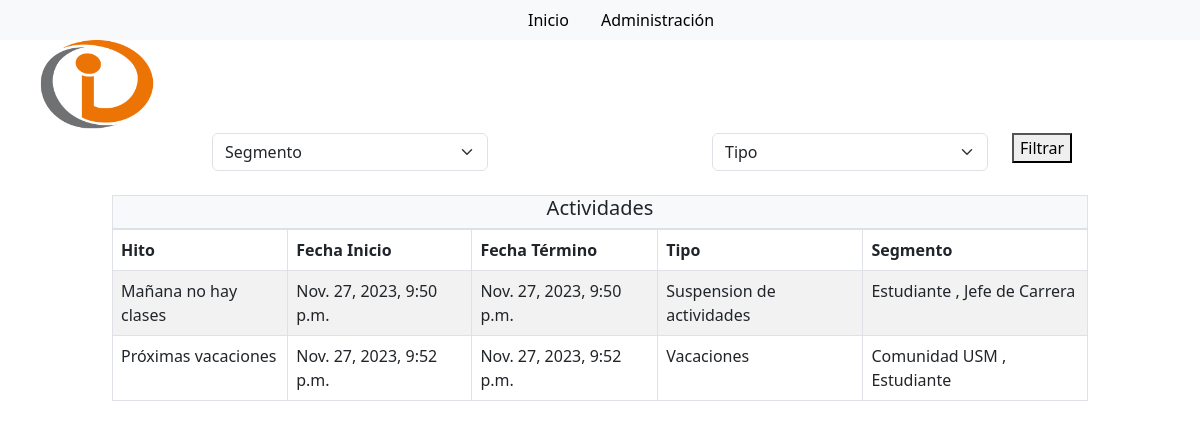
Before: / with the older database file.
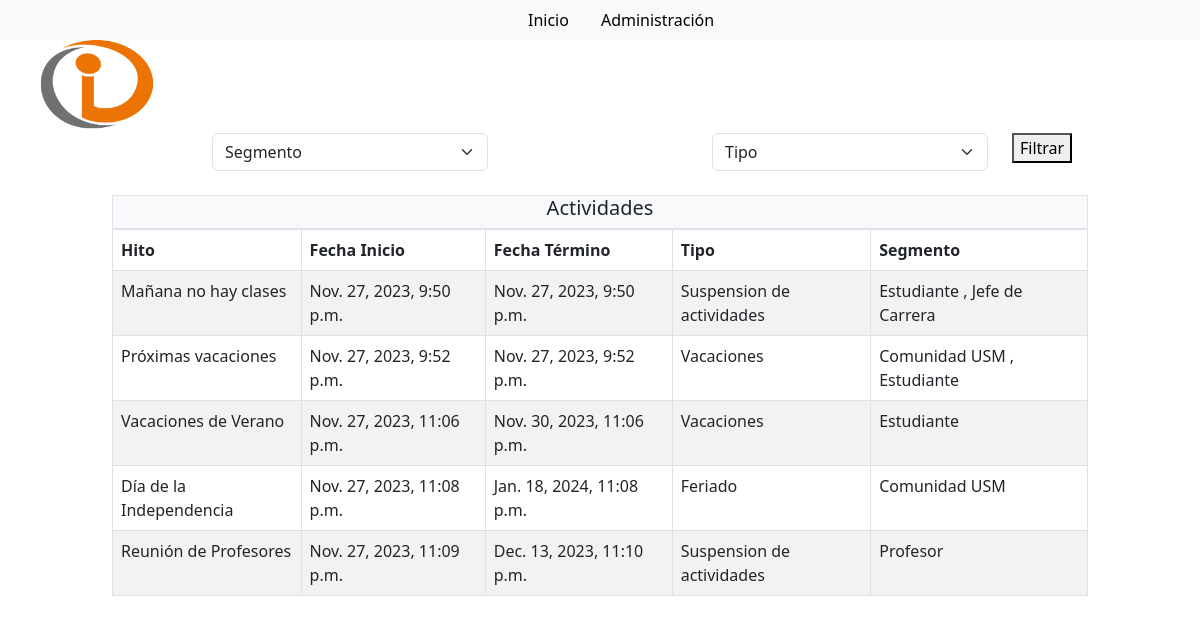
After: the same page with the newer database file.
### core/models.py (models this page shows, shortened)
class Evento(models.Model):
    fecha_inicio = models.DateTimeField(auto_now_add=False)
    fecha_termino = models.DateTimeField(auto_now_add=False)
    Titulo = models.CharField(max_length=55)
    Descripcion = models.CharField(max_length=105)
    TIPO_CHOICES = [
        ('V', 'Vacaciones'),
        ('F', 'Feriado'),
        ('S_A', 'Suspension de actividades'),
        ('S_A_PM', 'Suspension de actividades (PM)'),
        ('P', 'Periodo Lectivo'),
        ('S_E', 'Suspension de evaluaciones'),
        ('C', 'Ceremonia'),
        ('E', 'EDDA'),
        ('A', 'Ayudantias'),
        ('H', 'Hito Academico'),
        ('S', 'Secretaria Academica'),
        ('Q', 'QAI'),
    ]
    Tipo = models.CharField(max_length=30, choices=TIPO_CHOICES)
    Segmento = models.ManyToManyField(Segmento, related_name='eventos')

class Segmento(models.Model):
    SEGMENTO_CHOICES = [
        ('Comunidad USM', 'Comunidad USM'),
        ('Estudiante', 'Estudiante'),
        ('Profesor', 'Profesor'),
        ('Jefe de Carrera', 'Jefe de Carrera'),
    ]
    nombre = models.CharField(max_length=35, choices=SEGMENTO_CHOICES)

### core/views.py (the view, shortened to what this page needs)
# urls.py: path('', views.index, name='home'),
def index(request):
    title = ""
    eventos = Evento.objects.all()
    form = EventoFilter(request.GET)
    data = {
        "title": title,
        'segmentos_totales': Segmento.objects.count(),
        'segmentos': Segmento.objects.all(),
        'tipos': Evento.TIPO_CHOICES,
        'eventos': eventos,
        'form': form
    }
    return render(request, 'base.html', data)

### core/forms.py
class EventoFilter(forms.ModelForm):
    class Meta:
        model = Evento
        fields = ['Segmento', 'Tipo']
    Segmento = forms.ModelMultipleChoiceField(
        queryset=Segmento.objects.all(),
        widget=forms.CheckboxSelectMultiple,
    )
    Tipo = forms.ChoiceField(choices=Evento.TIPO_CHOICES, required=False)

### core/templates/base.html (shortened to what this page needs)
{% load static %}
<!DOCTYPE html>
<html lang="en">
<head>
    <link rel="stylesheet" href="{% static 'core/css/bootstrap.css' %}"/>
    <link rel="stylesheet" href="{% static 'core/css/estilos.css' %}"/>
</head>
<body>
    <div class="container-fluid">
        <div class="row">
            <div class="col-xl-5 d-none d-xl-block d-xxl-none bg-light"></div>
            <div class="col-xl-7 d-none d-xl-block d-xxl-none bg-light">
                <nav id="navbar">
                    <ul class="nav">
                        <li class="nav-item">
                            <a class="nav-link" style="color: black" href="#">Inicio</a>
                        </li>
                        <li class="nav-item">
                            <a class="nav-link" style="color: black" href="admin/">Administración</a>
                        </li>
                    </ul>
                </nav>
            </div>
        </div>
        <form method="get" action="{% url 'home' %}">
            <div class="row">
                <div class="col-2">
                    <img class="img-fluid" src="{%static 'core\logo_INF.png' %}" alt="Logo Departamento Informática">
                </div>
            </div>
            <div class="row">
                <div class="col-2"></div>
                <div class="col-3">
                    <select class="form-select" name="segmento" aria-label="Default select example">
                        <option selected>Segmento</option>
                    </select>
                </div>
                <div class="col-2"></div>
                <div class="col-3">
                    <select class="form-select" name="tipo" aria-label="Default select example">
                        <option selected>Tipo</option>
                    </select>
                </div>
                <div class="col-2"><button type="submit">Filtrar</button> </div>
            </div> <br>
            <div class="row">
                <div class="col-1"></div>
                <div class="col-10">
                    <div class="text-center border bg-light">
                        <h5>Actividades</h5>
                    </div>
                    <table class="table table-bordered table-striped table-hover">
                        <thead>
                            <tr>
                                <th scope="col">Hito</th>
                                <th scope="col">Fecha Inicio</th>
                                <th scope="col">Fecha Término</th>
                                <th scope="col">Tipo</th>
                                <th scope="col">Segmento</th>
                            </tr>
                        </thead>
                        <tbody>
                            {% for evento in eventos %}
                                <tr>
                                    <td>{{ evento.Titulo }}</td>
                                    <td>{{ evento.fecha_inicio }}</td>
                                    <td>{{ evento.fecha_termino }}</td>
                                    <td>
                                      {{ evento.get_Tipo_display }}
                                    </td>
                                    <td>
                                      {% for segmento in evento.Segmento.all %}
                                          {{ segmento.nombre }}
                                          {% if not forloop.last %}, {% endif %}
                                      {% endfor %}
                                    </td>
                                </tr>
                            {% endfor %}
                        </tbody>
                    </table>
                </div>
            </div>
        </form>
    </div>
</body>
</html>

Changed rows visible on the page:
added Evento: Titulo "Vacaciones de Verano", fecha_inicio "Nov. 27, 2023, 11:06 p.m.", fecha_termino "Nov. 30, 2023, 11:06 p.m.", Tipo "Vacaciones", Segmento (nombre "Estudiante")
added Evento: Titulo "Día de la Independencia", fecha_inicio "Nov. 27, 2023, 11:08 p.m.", fecha_termino "Jan. 18, 2024, 11:08 p.m.", Tipo "Feriado", Segmento (nombre "Comunidad USM")
added Evento: Titulo "Reunión de Profesores", fecha_inicio "Nov. 27, 2023, 11:09 p.m.", fecha_termino "Dec. 13, 2023, 11:10 p.m.", Tipo "Suspension de actividades"
now on this page (row unchanged): Segmento: nombre "Profesor", shown under "Reunión de Profesores"
